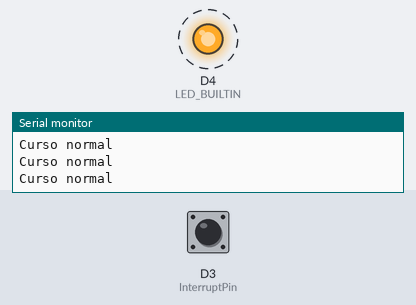
Bench run of a sketch on a simulated ESP8266 (NodeMCU). Parts: output pins drawn as LEDs (lit = HIGH, except the on-board LED, lit = LOW), the last lines printed to the serial monitor. Dashed ring = blinking. The test bench sets the inputs (shaded band); at power-on: D3 (InterruptPin) HIGH.

Above: at 1.26 s.
1.3 s: D3 (InterruptPin) pulled LOW for 0.15 s
At 1.6 s:
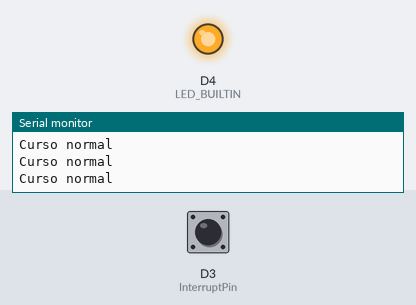
2.9 s: D3 (InterruptPin) pulled LOW for 1 s
At 3.9 s:
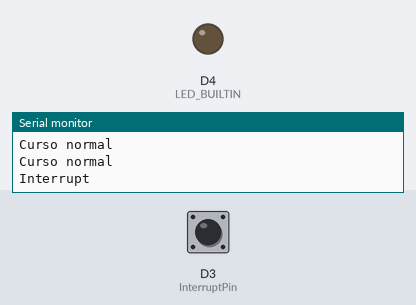
6.9 s: D3 (InterruptPin) pulsed LOW 2 times (0.12 s each, 0.3 s apart)
10.5 s: D3 (InterruptPin) pulsed LOW 5 times (0.12 s each, 0.3 s apart)
Timing chart, 0 to 271.5 s (numbered marks = the images above; inputs shaded):
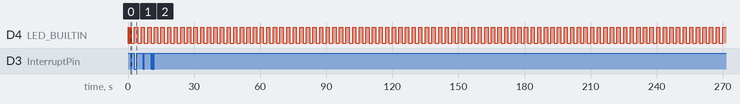

The sketch:

interrupt_test.ino
```cpp
#define LED_BUILTIN D4
#define InterruptPin D3
#define SECOND 1000000

// prototypes
void ICACHE_RAM_ATTR
interrupt_handler(); // Interrupt handler function prototype

void ICACHE_RAM_ATTR interrupt_handler() {
  digitalWrite(LED_BUILTIN, HIGH);
  // piscar led 10 vezes
  for (int i = 0; i < 20; i++) {
    digitalWrite(LED_BUILTIN, !digitalRead(LED_BUILTIN));
    delayMicroseconds(1.5 * SECOND); // Inverter estado do LED
    ESP.wdtFeed();                   // Alimenta o watchdog
    Serial.println("Interrupt");
  }
}

void setup() {
  ESP.wdtDisable(); // Desativa o watchdog
  Serial.begin(115200);
  Serial.println("Iniciando...");

  // IO Pins
  pinMode(LED_BUILTIN, OUTPUT);
  pinMode(InterruptPin, INPUT);

  attachInterrupt(digitalPinToInterrupt(InterruptPin), interrupt_handler,
                  RISING);
  ESP.wdtFeed(); // Alimenta o watchdog
}
long last_blink = 0;
void loop() {
  long time = millis();
  if (time - last_blink > 100) {
    ESP.wdtFeed();
    digitalWrite(LED_BUILTIN, !digitalRead(LED_BUILTIN)); // Piscar led
    Serial.println("Curso normal");
    last_blink = time;
  }
}
```

Measured:
- after the input at 1.3 s, D4 (LED_BUILTIN): goes on until 1.4 s, then stays LOW
- by itself, D4 (LED_BUILTIN): alternates HIGH for 0.10 s and LOW for 0.10 s
